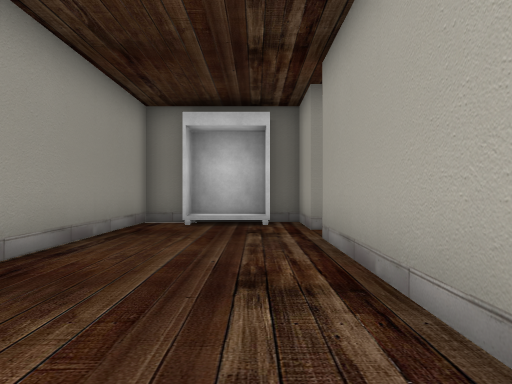
view 1 (above)

22 first-person views from a walk through a 3-D level made in the Unity game engine. The camera is 1.4 m above the floor, looks level and sees 70° across. Doors are open. The floor is counted in squares, 2 m on a side. Each view is taken from the middle of a square. On the plan, view 1 faces up. The plan holds only what a view shows up to about 11 squares ahead; the rest is blank. The place goes on beyond the plan. Some surface patterns are stand-ins.

view 2
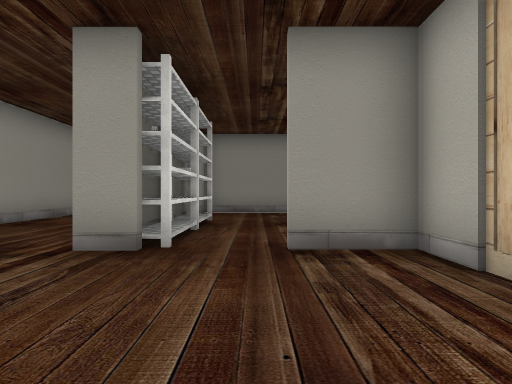

view 3
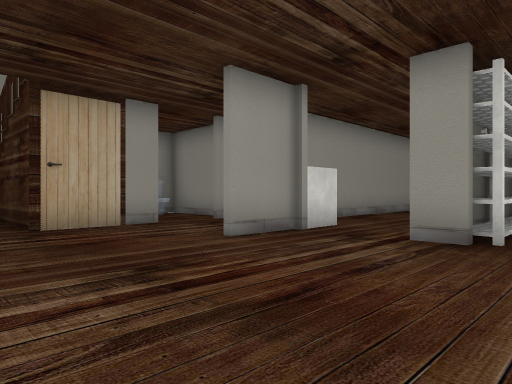

view 4
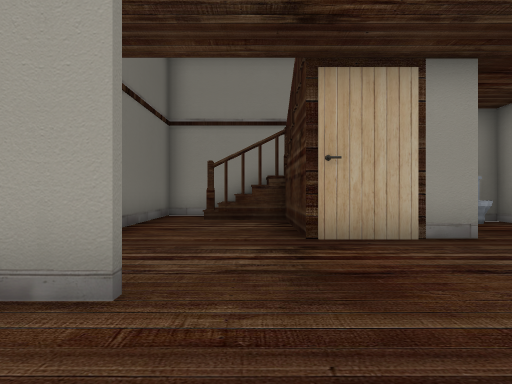

view 5
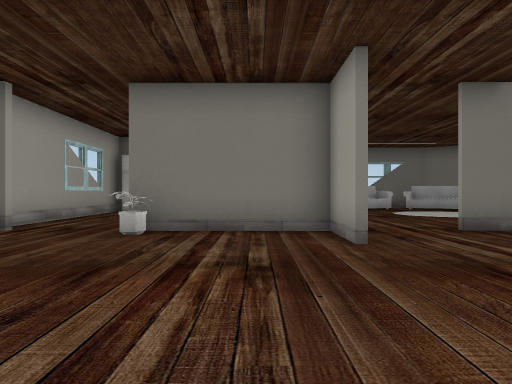

view 6
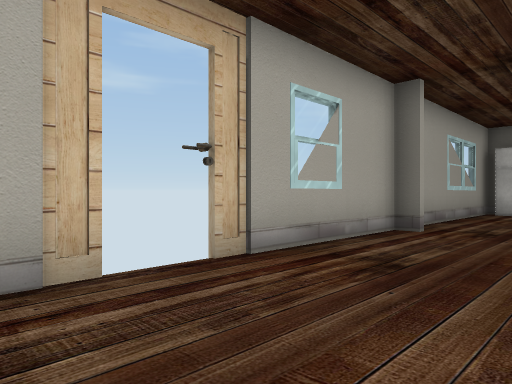

view 7
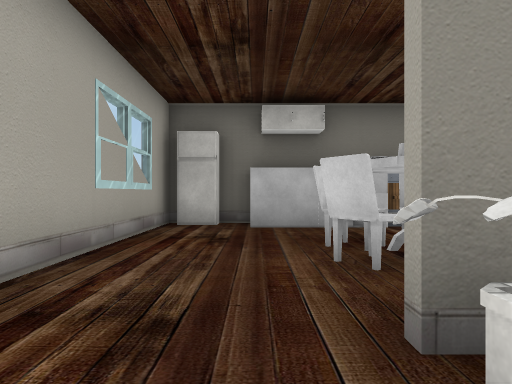

view 8
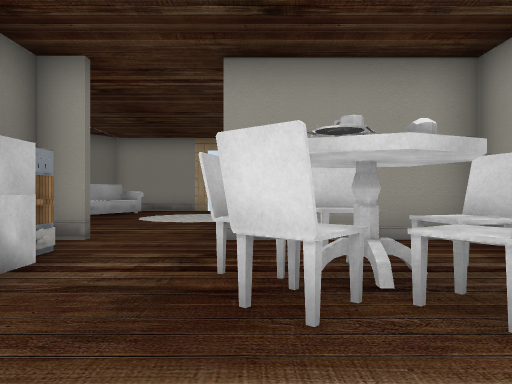

view 9
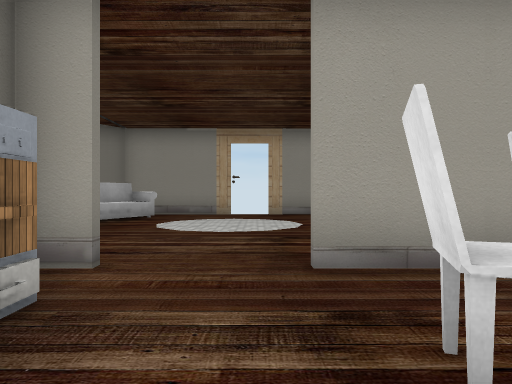

view 10
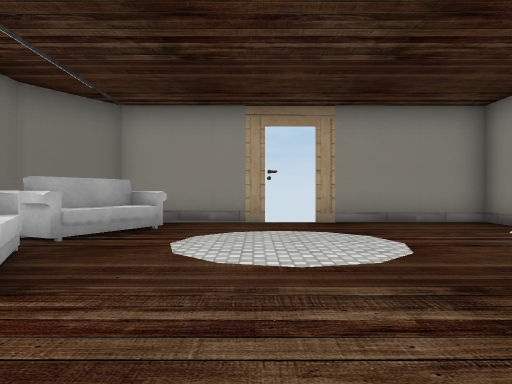

view 11
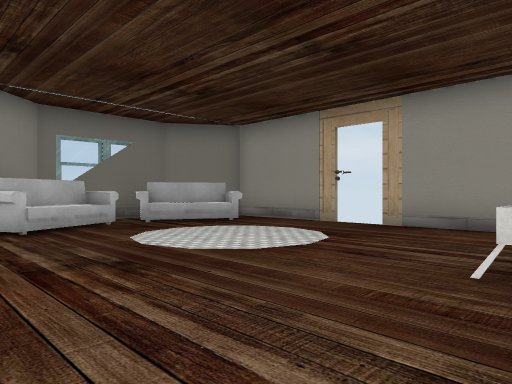

view 12
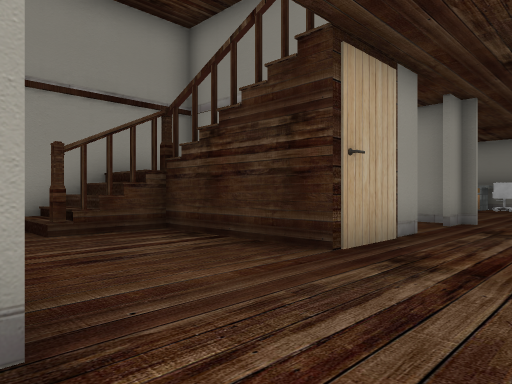

view 13
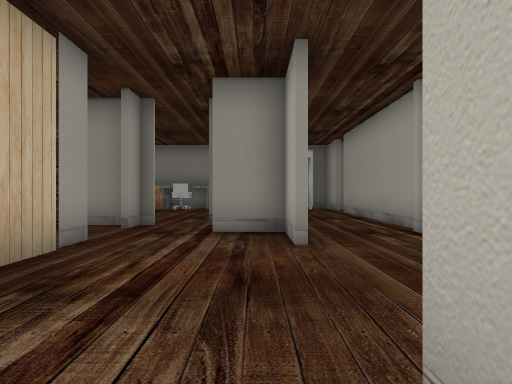

view 14
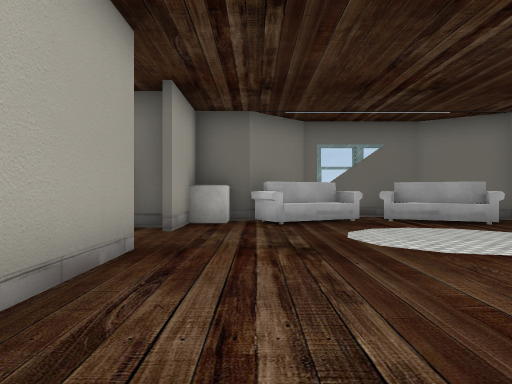

view 15
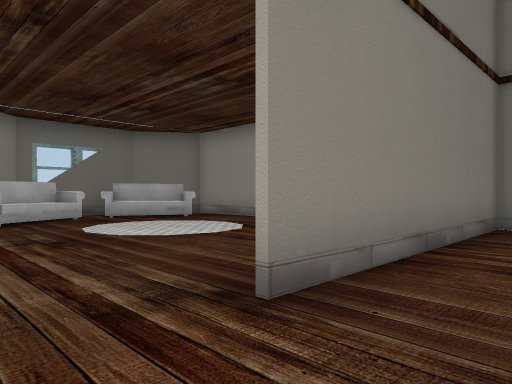

view 16
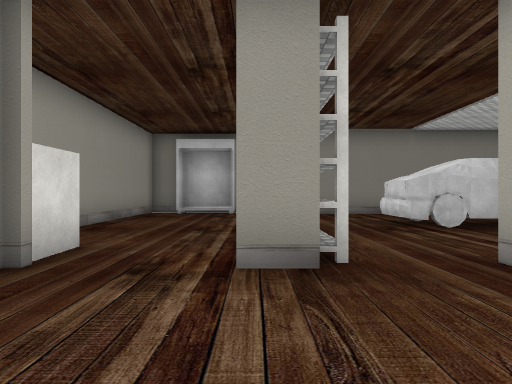

view 17
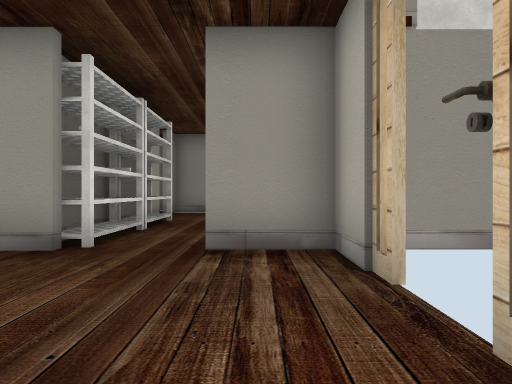

view 18
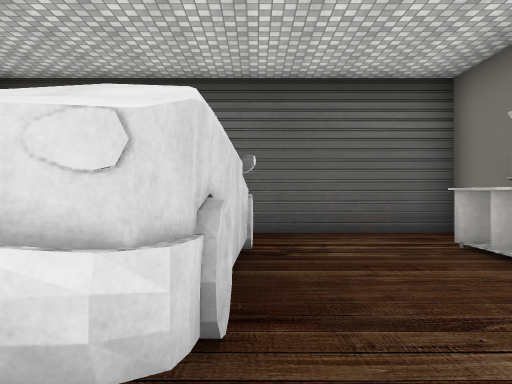

view 19
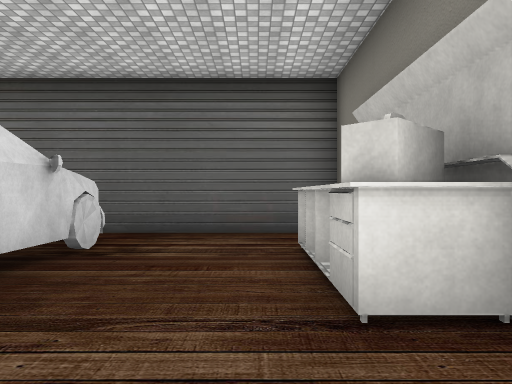

view 20
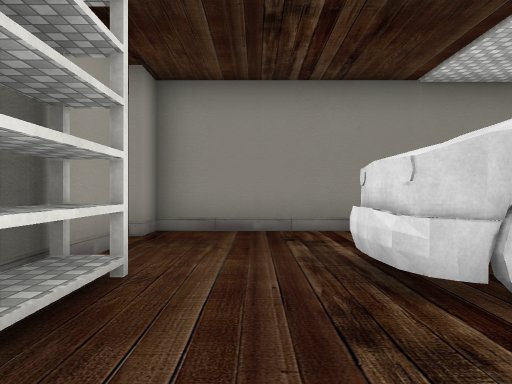

view 21
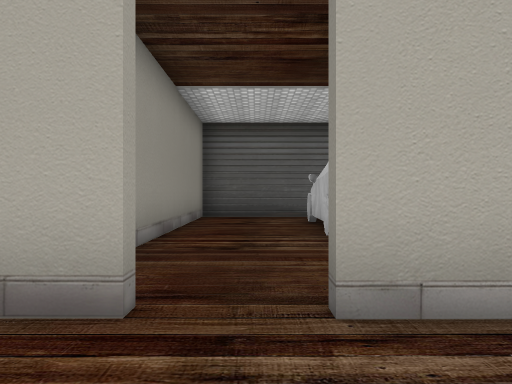

view 22
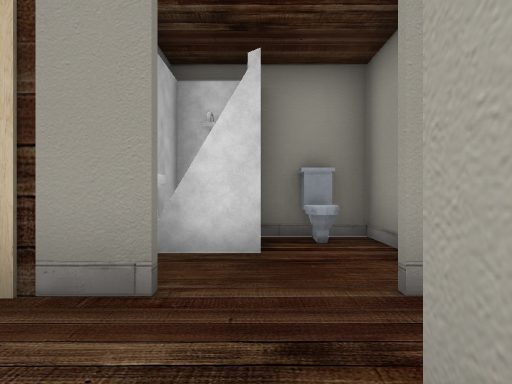

### Floor plan
Ten units are one square. View 1 is at (0, 0); x grows to the right and y downward. Boxes are objects, and circles mark ways between rooms. Rooms are numbered by the first view taken in them; rooms with no view inside come last. Other rooms are left out.
<svg viewBox="-105 -90 203 240">
<path fill="none" stroke="#000" d="M-15 22 -15 8M-13 59 -13 81M-15 64 -15 59M-44 16 -44 25M-11 7 -29 7M-13 6 -13 22M-14 76 25 76M-13 -8 -13 4M16 7 8 7M19 4 15 4M-44 -8 -44 0M-79 42 -82 42 -82 46M50 23 50 5M44 76 50 76M-100 36 -100 76 -36 76M50 81 50 34M69 7 34 7M-13 135 -13 142 -5 142M50 143 50 81M-13 81 -13 115M52 -31 39 -34M53 -32 45 -33M54 -5 78 -5M78 -30 72 -31M78 -33 62 -31M80 -31 40 -32 38 -38M78 4 93 4 93 -26M19 -41 19 4M12 -21 12 -2M12 -35 12 -25M10 -66 10 -85 2 -85M-16 -85 -25 -85 -25 -26M10 1 10 -56M49 -48 54 -49M48 -48 72 -47M40 -39 41 -48M40 -32 40 -41M12 -56 12 -35M93 -26 93 -75 12 -75 12 -66M-74 -1 -74 4M-77 0 -77 10M-59 19 -54 19M-41 -7 -77 -7 -77 -1"/>
<rect x="-5" y="135" width="10" height="10" fill="#bbb"><title>other object</title></rect>
<rect x="-5" y="125" width="10" height="10" fill="#bbb"><title>other object</title></rect>
<rect x="-5" y="95" width="10" height="10" fill="#bbb"><title>other object</title></rect>
<rect x="5" y="125" width="10" height="10" fill="#bbb"><title>other object</title></rect>
<rect x="5" y="105" width="10" height="10" fill="#bbb"><title>other object</title></rect>
<rect x="5" y="95" width="10" height="10" fill="#bbb"><title>other object</title></rect>
<rect x="5" y="85" width="10" height="10" fill="#bbb"><title>other object</title></rect>
<rect x="15" y="135" width="10" height="10" fill="#bbb"><title>other object</title></rect>
<rect x="15" y="105" width="10" height="10" fill="#bbb"><title>other object</title></rect>
<rect x="15" y="95" width="10" height="10" fill="#bbb"><title>other object</title></rect>
<rect x="25" y="135" width="10" height="10" fill="#bbb"><title>other object</title></rect>
<rect x="35" y="135" width="10" height="10" fill="#bbb"><title>other object</title></rect>
<rect x="45" y="-5" width="10" height="10" fill="#bbb"><title>other object</title></rect>
<rect x="-15" y="-85" width="10" height="10" fill="#bbb"><title>other object</title></rect>
<circle cx="35" cy="80" r="3" fill="#2a7"/>
<circle cx="35" cy="5" r="3" fill="#2a7"/>
<circle cx="0" cy="0" r="3" fill="#2a7"/>
<circle cx="-45" cy="5" r="3" fill="#2a7"/>
<circle cx="30" cy="-40" r="3" fill="#2a7"/>
<circle cx="90" cy="-35" r="3" fill="#2a7"/>
<circle cx="10" cy="-60" r="3" fill="#2a7"/>
<text x="-20" y="40">1</text>
<text x="20" y="120">2</text>
<text x="60" y="-20">3</text>
<text x="-10" y="-40">4</text>
<text x="50" y="-60">5</text>
<text x="-60" y="0">6</text>
</svg>
Room 1 opens to room 2. Room 1 opens to room 3. Room 1 opens to room 4. Room 1 opens to room 6. Room 3 opens to room 5. Room 4 opens to room 5.

Where each view was taken, in squares from view 1:
view 1: 0 up, 0 right, facing up
view 2: 5 down, 3 right, facing up
view 3: 6 down, 3 right, facing up-left
view 4: 5 down, 1 right, facing left
view 5: 1 down, 0 right, facing down
view 6: 1 down, 2 right, facing down-right
view 7: 6 down, 3 right, facing down
view 8: 11 down, 4 right, facing left
view 9: 12 down, 2 right, facing left
view 10: 13 down, 1 left, facing left
view 11: 8 down, 2 left, facing down-left
view 12: 8 down, 2 left, facing up-left
view 13: 7 down, 2 left, facing up
view 14: 7 down, 3 left, facing down
view 15: 6 down, 2 left, facing down-left
view 16: 4 down, 1 right, facing up
view 17: 5 down, 4 right, facing up
view 18: 3 up, 3 right, facing right
view 19: 1 up, 3 right, facing right
view 20: 1 up, 3 right, facing up
view 21: 6 up, 1 left, facing right
view 22: 1 down, 2 left, facing left
